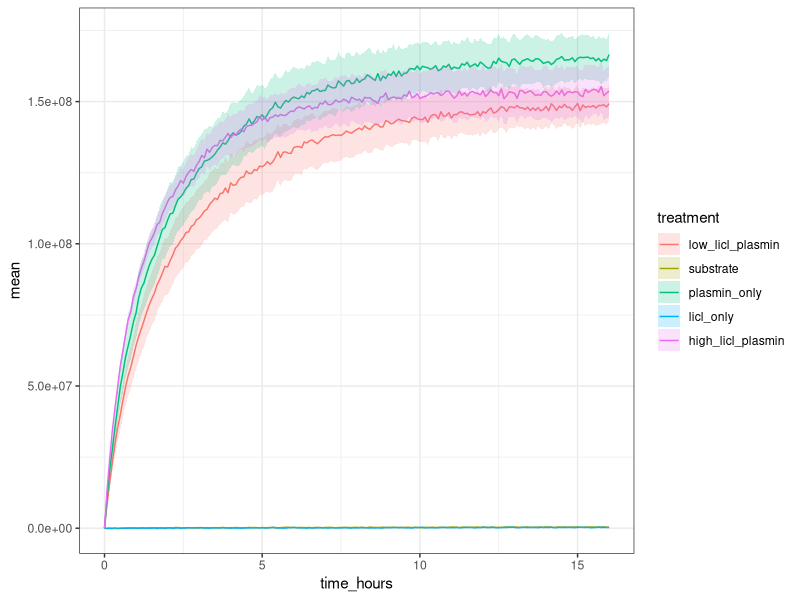

This chart was generated by the following R code:

# data prep ---------------------------------------------------------------
library(tidyverse)
library(readxl)
rep_1 <- read_excel("rep1.xls") 
rep_2 <- read_excel("rep2redo.xls")
rep_3 <- read_excel("rep3.xls")

#rep 1 25/9
rep1_data<- rep_1 %>% as.data.frame() %>% 
  pivot_longer(cols = -`Cycle(Seconds)/Well`, names_to= "well", values_to= "fluorescence")

rep1_data$well<- as.factor(rep1_data$well)

rep1_data <- rep1_data %>%
  mutate(
    treatment = recode(well,
                       A6 = 'substrate', B6 = 'substrate', C6 = 'substrate',
                       A7 = 'plasmin_only', B7 = 'plasmin_only', C7 = 'plasmin_only',
                       A8 = 'licl_only', B8 = 'licl_only', C8 = 'licl_only',
                       A9 = 'high_licl_plasmin', B9 = 'high_licl_plasmin', C9 = 'high_licl_plasmin',
                       A10 = 'low_licl_plasmin', B10 = 'low_licl_plasmin', C10 = 'low_licl_plasmin', # A11 high plasmin
                       .default = NA_character_
    )
  ) %>%
  filter(!is.na(treatment))


# ggplot(data = rep1_data, aes(x=`Cycle(Seconds)/Well`, y = fluorescence, color= well)) + geom_line()



# rep 2 - 25/9
rep2_data<- rep_2 %>% as.data.frame() %>% 
  pivot_longer(cols = -`Cycle(Seconds)/Well`, names_to= "well", values_to= "fluorescence")

rep2_data$well<- as.factor(rep2_data$well)

rep2_data <- rep2_data %>%
  mutate(
    treatment = recode(well,
                       D6 = 'substrate', D7 = 'substrate', D8 = 'substrate',
                       E7 = 'plasmin_only', E8 = 'plasmin_only',  # E6 excluded
                       F6 = 'licl_only', F7 = 'licl_only', F8 = 'licl_only',
                       G7 = 'high_licl_plasmin', G8 = 'high_licl_plasmin',  # G6 excluded
                       H6 = 'low_licl_plasmin', H7 = 'low_licl_plasmin', H8 = 'low_licl_plasmin',
                       .default = NA_character_
    )
  ) %>%
  filter(!is.na(treatment))
# H5 high plasmin

# mean_rep2<- rep2_data %>% group_by(treatment, `Cycle(Seconds)/Well`) %>% 
#   summarise(mean_fluoro= mean(fluorescence),
#             sd_fluoro= sd(fluorescence),
#             se_fluoro= sd_fluoro / sqrt(n()))

# rep2plot<- ggplot(rep2_data, aes(x=`Cycle(Seconds)/Well`, y = fluorescence, color= well))+
#  geom_line()
# 
# ggplotly(rep2plot)

# rep 3
rep3_data<- rep_3 %>% as.data.frame() %>% 
  pivot_longer(cols = -`Cycle(Seconds)/Well`, names_to= "well", values_to= "fluorescence")

rep3_data$well<- as.factor(rep3_data$well)

rep3_data <- rep3_data %>%
  mutate(
    treatment = recode(well,
                       D10 = 'substrate', D11 = 'substrate', D12 = 'substrate',
                       E10 = 'plasmin_only', E11 = 'plasmin_only', E12 = 'plasmin_only',
                       F10 = 'licl_only', F11 = 'licl_only', F12 = 'licl_only',
                       G10 = 'high_licl_plasmin', G11 = 'high_licl_plasmin', G12 = 'high_licl_plasmin',
                       H10 = 'low_licl_plasmin', H11 = 'low_licl_plasmin', H12 = 'low_licl_plasmin',
                       .default = NA_character_
    )
  ) %>%
  filter(!is.na(treatment))


# rep3plot<- ggplot(rep3_data, aes(x=`Cycle(Seconds)/Well`, y = fluorescence, color= well))+
#   geom_line() 
# 
# ggplotly(rep3plot)


# Combining data ----------------------------------------------------------

# Should normalise treatments at time zero for each experiment





norm1 <- rep1_data %>%
  group_by(well) %>%
  mutate(
    baseline =fluorescence[`Cycle(Seconds)/Well` == 0][1],
    fl_norm = fluorescence - baseline
  ) %>%
  ungroup()

norm2 <- rep2_data %>%
  group_by(well) %>%
  mutate(
    baseline =fluorescence[`Cycle(Seconds)/Well` == 0][1],
    fl_norm = fluorescence - baseline
  ) %>%
  ungroup()

norm3 <- rep3_data %>%
  group_by(well) %>%
  mutate(
    baseline =fluorescence[`Cycle(Seconds)/Well` == 0][1],
    fl_norm = fluorescence - baseline
  ) %>%
  ungroup()


# combine, change x axis to hours
combined<- rbind(norm1, norm2, norm3) %>%   mutate(time_hours = `Cycle(Seconds)/Well` / 3600) %>% 
  mutate(time_hours = round(time_hours, 3))



plot<- combined %>%  group_by(treatment, time_hours) %>% 
  summarise(mean= mean(fl_norm),
    sd_fluoro= sd(fl_norm),
    se_fluoro= sd_fluoro / sqrt(n()))



ggplot(plot, 
       aes(x=time_hours, y = mean, group= treatment, colour= treatment))+ geom_line() + 
  geom_ribbon(
    data= plot, 
    aes(x= time_hours, ymin= mean-se_fluoro, ymax= mean+se_fluoro, fill=treatment), alpha= 0.2, colour= NA) + theme_bw()


aov(data= plot, mean ~ treatment)
TukeyHSD(aov(data= plot, mean ~ treatment))
